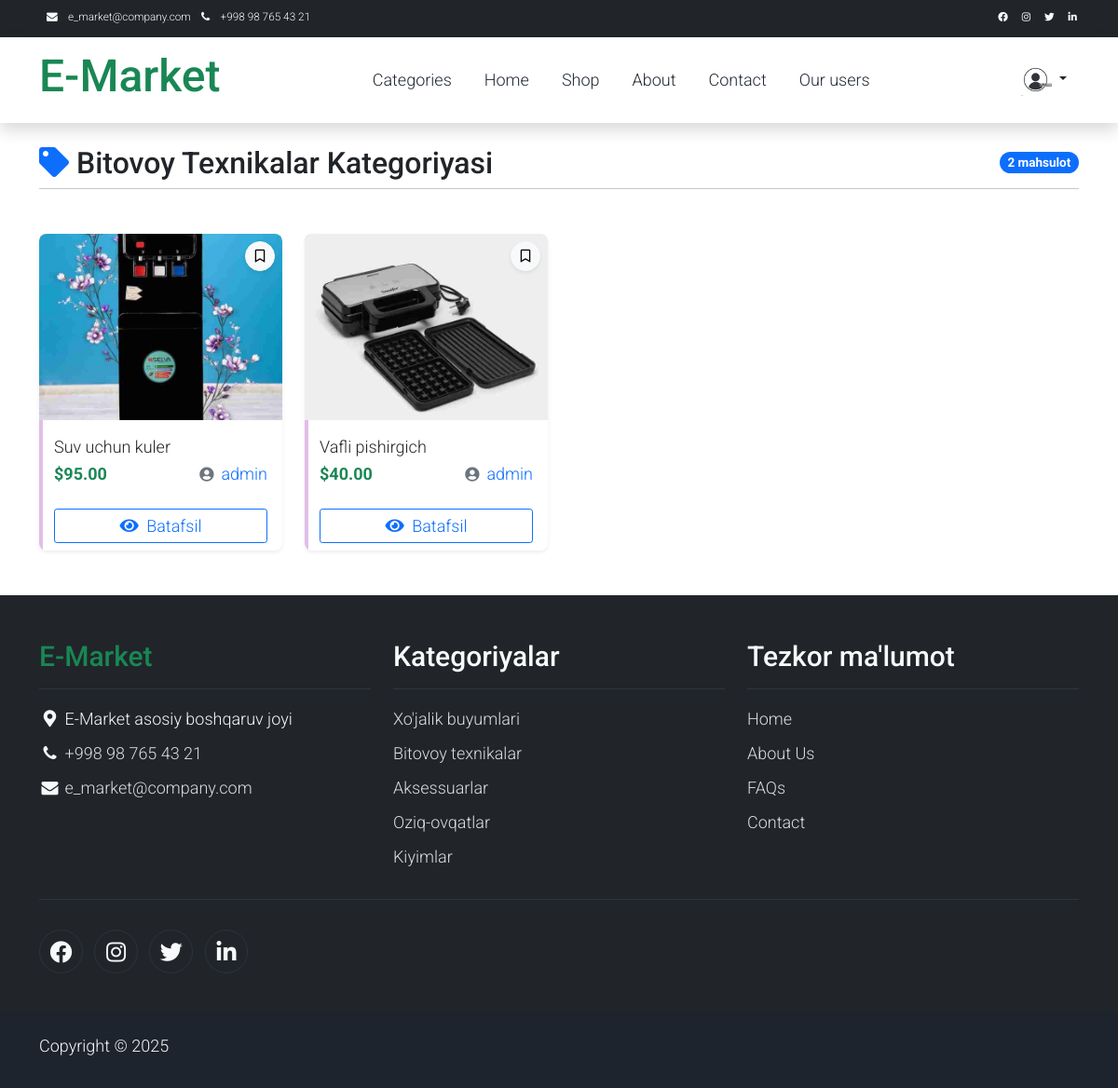
Page /category/Bitovoy texnikalar/ (signed in) on the committed database.
### users/models.py (models this page shows, shortened)
class CustomUser(AbstractUser):
    job = models.CharField(max_length=50, blank=True, default='')
    bio = models.CharField(max_length=300, blank=True, default='')
    phone_number = models.CharField(max_length=17)
    tg_username = models.CharField(max_length=150)
    avatar = models.ImageField(upload_to='avatars/', default='avatars/default.png')
    following = models.ManyToManyField(
        'self',
        symmetrical=False,
        related_name='followers',
        blank=True
    )
    class Meta:
        verbose_name = 'customuser'
        verbose_name_plural = 'customusers'

### products/models.py (models this page shows, shortened)
class Category(models.Model):
    name = models.CharField(max_length=50)
    class Meta:
        verbose_name = 'category'
        verbose_name_plural = 'categories'

class Product(models.Model):
    author = models.ForeignKey(CustomUser, on_delete=models.CASCADE, related_name='my_products')
    category = models.ForeignKey(Category, on_delete=models.CASCADE, related_name='products')
    title = models.CharField(max_length=150)
    brand = models.CharField(max_length=100, default='')
    description = models.TextField()
    price = models.DecimalField(max_digits=15, decimal_places=2)
    address = models.CharField(max_length=200)
    phone_number = models.CharField(max_length=17)
    tg_username = models.CharField(max_length=150)
    date = models.DateTimeField(auto_now_add=True)
    views = models.PositiveIntegerField(default=0)
    class Meta:
        ordering = ['-date']
        verbose_name = 'product'
        verbose_name_plural = 'products'

class ProductImage(models.Model):
    product = models.ForeignKey(Product, related_name='images', on_delete=models.CASCADE)
    image = models.ImageField(upload_to='product_images/')

### main/views.py (the view)
# urls.py: path('category/<str:category_name>/', CategoryView.as_view(), name='category'),
class CategoryView(View):
    def get(self, request, category_name):
        category = get_object_or_404(Category, name=category_name)
        products = Product.objects.filter(category=category)
        context = {
            'category': category,
            'products': products,
            }
        return render(request, 'main/category.html', context=context)

### main/views.py (called while the page is built)
def get_today(request):
    today = datetime.date(datetime.today())
    return {'today': today}

def get_all_categories(request):
    categories = Category.objects.all()
    return {'categories': categories}

### templates/main/category.html (shortened to what this page needs)
{% extends 'base.html' %}
{% load static %}
{% block main %}
<section class="py-4">
    <div class="container">
        <div class="row mb-4">
            <div class="col-12">
                <div class="d-flex justify-content-between align-items-center">
                    <h2 class="mb-0">
                        <i class="fas fa-tag me-2 text-primary"></i>{{ category.name|title }} Kategoriyasi
                    </h2>
                    <span class="badge bg-primary rounded-pill">{{ products.count }} mahsulot</span>
                </div>
                <hr class="mt-2 mb-4">
            </div>
        </div>
        <div class="row">
            {% for product in products %}
            <div class="col-xl-3 col-lg-4 col-md-6 mb-4">
                <div class="card h-100 border-0 shadow-sm product-card">
                    <div class="position-relative overflow-hidden" style="height: 200px;">
                        {% with product.images.all|first as image %}
                        <a href="{% url 'main:detail' product.title %}">
                            <img class="card-img-top h-100 object-fit-cover" src="{{ image.image.url }}" alt="{{ product.title }}">
                        </a>
                        {% endwith %}
                        <div class="card-img-overlay d-flex align-items-start justify-content-end p-2">
                            <button class="btn btn-sm btn-light rounded-circle shadow-sm save-btn" data-product-id="{{ product.id }}">
                                <i class="far fa-bookmark"></i>
                            </button>
                        </div>
                    </div>
                    <div class="card-body">
                        <h5 class="card-title mb-1">
                            <a href="{% url 'main:detail' product.title %}" class="text-decoration-none text-dark">{{ product.title|truncatechars:40 }}</a>
                        </h5>
                        <div class="d-flex justify-content-between align-items-center mb-2">
                            <span class="text-success fw-bold">${{ product.price }}</span>
                            <small class="text-muted">
                                <i class="fas fa-user-circle me-1"></i>
                                <a href="{% url 'users:profile' product.author.username %}" class="text-decoration-none">{{ product.author.username }}</a>
                            </small>
                        </div>
                    </div>
                    <div class="card-footer bg-transparent border-top-0 pt-0">
                        <a href="{% url 'main:detail' product.title %}" class="btn btn-outline-primary w-100 btn-sm">
                            <i class="fas fa-eye me-1"></i> Batafsil
                        </a>
                    </div>
                </div>
            </div>
            {% endfor %}
        </div>
    </div>
</section>
{% endblock %}

### templates/base.html (shortened to what this page needs)
{% load static %}
<!DOCTYPE html>
<html lang="en">
<head>
    <link rel="stylesheet" href="{% static 'assets/css/bootstrap.min.css' %}">
    <link rel="stylesheet" href="{% static 'assets/css/templatemo.css' %}">
    <link rel="stylesheet" href="{% static 'assets/css/custom.css' %}">
    <link rel="stylesheet" href="{% static 'assets/css/fontawesome.min.css' %}">
    <link rel="stylesheet" href="https://unpkg.com/leaflet@1.7.1/dist/leaflet.css" />
    <link rel="stylesheet" type="text/css" href="{% static 'assets/css/slick.min.css' %}">
    <link rel="stylesheet" type="text/css" href="{% static 'assets/css/slick-theme.css' %}">
    <link rel="stylesheet" href="{% static 'assets/css/profile.css' %}">
    <link rel="stylesheet" href="https://cdn.jsdelivr.net/npm/bootstrap@5.0.0-beta1/dist/css/bootstrap.min.css">
    <link rel="stylesheet" href="https://cdn.jsdelivr.net/npm/bootstrap@5.0.0-beta1/dist/js/bootstrap.bundle.min.js">
    <link rel="stylesheet" href="https://cdnjs.cloudflare.com/ajax/libs/jquery/3.2.1/jquery.min.js">
    <link rel="stylesheet" href="https://cdnjs.cloudflare.com/ajax/libs/font-awesome/4.7.0/css/font-awesome.min.css">
</head>
<body>
    <nav class="navbar navbar-expand-lg bg-dark navbar-light d-none d-lg-block" id="templatemo_nav_top">
        <div class="container text-light">
            <div class="w-100 d-flex justify-content-between">
                <div>
                    <i class="fa fa-envelope mx-2"></i>
                    <a class="navbar-sm-brand text-light text-decoration-none" href="mailto:e_market@company.com">e_market@company.com</a>
                    <i class="fa fa-phone mx-2"></i>
                    <a class="navbar-sm-brand text-light text-decoration-none" href="tel:98-765-43-21">+998 98 765 43 21</a>
                </div>
                <div>
                    <a class="text-light" href="https://fb.com/templatemo" target="_blank" rel="sponsored"><i class="fab fa-facebook-f fa-sm fa-fw me-2"></i></a>
                    <a class="text-light" href="https://www.instagram.com/" target="_blank"><i class="fab fa-instagram fa-sm fa-fw me-2"></i></a>
                    <a class="text-light" href="https://twitter.com/" target="_blank"><i class="fab fa-twitter fa-sm fa-fw me-2"></i></a>
                    <a class="text-light" href="https://www.linkedin.com/" target="_blank"><i class="fab fa-linkedin fa-sm fa-fw"></i></a>
                </div>
            </div>
        </div>
    </nav>
    <nav class="navbar navbar-expand-lg navbar-light shadow">
        <div class="container d-flex justify-content-between align-items-center">
            <a class="navbar-brand text-success logo h1 align-self-center" href="{% url 'main:index' %}">
                E-Market
            </a>
            <div class="align-self-center collapse navbar-collapse flex-fill  d-lg-flex justify-content-lg-between" id="templatemo_main_nav">
                <div class="flex-fill">
                    <ul class="nav navbar-nav d-flex justify-content-between mx-lg-auto">
                        <li class="nav-item dropdown">
                            <a class="nav-link" href="">Categories</a>
                        </li>
                        <li class="nav-item">
                            <a class="nav-link" href="{% url 'main:index' %}">Home</a>
                        </li>
                        <li class="nav-item">
                            <a class="nav-link" href="{% url 'main:shop' %}">Shop</a>
                        </li>
                        <li class="nav-item">
                            <a class="nav-link" href="{% url 'main:about' %}">About</a>
                        </li>
                        <li class="nav-item">
                            <a class="nav-link" href="{% url 'main:contact' %}">Contact</a>
                        </li>
                        <li class="nav-item">
                            <a class="nav-link" href="{% url 'users:all-users' %}">Our users</a>
                        </li>
                    </ul>
                </div>
                {% if request.user.is_authenticated %}
                    <button type="button" class="btn  dropdown-toggle" data-bs-toggle="dropdown" data-bs-display="static" aria-expanded="false">
                        <img src="{{ request.user.avatar.url }}" width="35" height="35" class=" rounded" alt="">
                    </button>
                {% else %}
                    <a href="{% url 'users:login' %}" class="btn btn-primary">Login</a>
                    <a href="{% url 'users:signup' %}" class="btn btn-primary">SignUp</a>
                {% endif %}
            </div>
        </div>
    </nav>
    {% block main %}
    {% endblock main %}
    <footer class="bg-dark" id="tempaltemo_footer">
        <div class="container">
            <div class="row">
                <div class="col-md-4 pt-5">
                    <h2 class="h2 text-success border-bottom pb-3 border-light logo">E-Market</h2>
                    <ul class="list-unstyled text-light footer-link-list">
                        <li>
                            <i class="fas fa-map-marker-alt fa-fw"></i>
                            E-Market asosiy boshqaruv joyi
                        </li>
                        <li>
                            <i class="fa fa-phone fa-fw"></i>
                            <a class="text-decoration-none" href="tel:98-765-43-21">+998 98 765 43 21</a>
                        </li>
                        <li>
                            <i class="fa fa-envelope fa-fw"></i>
                            <a class="text-decoration-none" href="mailto:e_market@company.com">e_market@company.com</a>
                        </li>
                    </ul>
                </div>
                <div class="col-md-4 pt-5">
                    <h2 class="h2 text-light border-bottom pb-3 border-light">Kategoriyalar</h2>
                    <ul class="list-unstyled text-light footer-link-list">
                        {% for category in categories|slice:"0:5" %}
                        <li><a class="text-decoration-none" href="{% url 'main:category' category.name %}">{{ category.name }}</a></li>
                        {% endfor %}
                    </ul>
                </div>
                <div class="col-md-4 pt-5">
                    <h2 class="h2 text-light border-bottom pb-3 border-light">Tezkor ma'lumot</h2>
                    <ul class="list-unstyled text-light footer-link-list">
                        <li><a class="text-decoration-none" href="{% url 'main:index' %}">Home</a></li>
                        <li><a class="text-decoration-none" href="{% url 'main:about' %}">About Us</a></li>
                        <li><a class="text-decoration-none" href="{% url 'main:faqs' %}">FAQs</a></li>
                        <li><a class="text-decoration-none" href="{% url 'main:contact' %}">Contact</a></li>
                    </ul>
                </div>
            </div>
            <div class="row text-light mb-4">
                <div class="col-12 mb-3">
                    <div class="w-100 my-3 border-top border-light"></div>
                </div>
                <div class="col-auto me-auto">
                    <ul class="list-inline text-left footer-icons">
                        <li class="list-inline-item border border-light rounded-circle text-center">
                            <a rel="nofollow" class="text-light text-decoration-none" target="_blank" href="http://fb.com/templatemo"><i class="fab fa-facebook-f fa-lg fa-fw"></i></a>
                        </li>
                        <li class="list-inline-item border border-light rounded-circle text-center">
                            <a class="text-light text-decoration-none" target="_blank" href="https://www.instagram.com/"><i class="fab fa-instagram fa-lg fa-fw"></i></a>
                        </li>
                        <li class="list-inline-item border border-light rounded-circle text-center">
                            <a class="text-light text-decoration-none" target="_blank" href="https://twitter.com/"><i class="fab fa-twitter fa-lg fa-fw"></i></a>
                        </li>
                        <li class="list-inline-item border border-light rounded-circle text-center">
                            <a class="text-light text-decoration-none" target="_blank" href="https://www.linkedin.com/"><i class="fab fa-linkedin fa-lg fa-fw"></i></a>
                        </li>
                    </ul>
                </div>
            </div>
        </div>
        <div class="w-100 bg-black py-3">
            <div class="container">
                <div class="row pt-2">
                    <div class="col-12">
                        <p class="text-left text-light">
                            Copyright &copy; {{ today.year }}
                        </p>
                    </div>
                </div>
            </div>
        </div>
    </footer>
</body>
</html>

### static/assets/css/templatemo.css (style rules this page uses)
body, ul, li, p, a, label, input, div { font-family: 'Roboto', sans-serif; font-size: 18px !important; font-weight: 300 !important; }
.h1 { font-family: 'Roboto', sans-serif; font-size: 48px !important; font-weight: 200 !important; }
.h2 { font-family: 'Roboto', sans-serif; font-size: 30px !important; font-weight: 300; }
.logo { font-weight: 500 !important; }
.text-muted { color: #bcbcbc !important; }
.text-success { color: #59ab6e !important; }
.text-light { color: #cfd6e1 !important; }
.bg-dark { background-color: #212934 !important; }
.bg-black { background-color: #1d242d !important; }
#templatemo_nav_top { min-height: 40px; }
#templatemo_nav_top * { font-size: .9em !important; }
#templatemo_main_nav a { color: #212934; }
#tempaltemo_footer a { color: #dcdde1; }
#tempaltemo_footer ul.footer-link-list li { padding-top: 10px; }
#tempaltemo_footer ul.footer-icons li { width: 2.6em; height: 2.6em; line-height: 2.6em; }
#tempaltemo_footer .border-light { border-color: #2d343f !important; }
@media (min-width: 768px) { #templatemo_main_nav .navbar-nav { max-width: 450px; } }
@media (min-width: 992px) { #templatemo_main_nav .navbar-nav { max-width: 550px; } }

### static/assets/css/custom.css (style rules this page uses)
.dropdown { position: relative; display: inline-block; }

### static/assets/css/profile.css (style rules this page uses)
body { background:#eee; }
.card { border:none; position:relative; overflow:hidden; border-radius:8px; cursor:pointer; }
.card:before { content:""; position:absolute; left:0; top:0; width:4px; height:100%; background-color:#E1BEE7; transform:scaleY(1); transition:all 0.5s; transform-origin: bottom }
.card:after { content:""; position:absolute; left:0; top:0; width:4px; height:100%; background-color:#8E24AA; transform:scaleY(0); transition:all 0.5s; transform-origin: bottom }

### templates/base.html (style rules this page uses)
img { object-fit: contain; }

### templates/main/category.html (style rules this page uses)
.product-card { transition: all 0.3s ease; border-radius: 8px; overflow: hidden; }
.object-fit-cover { object-fit: cover; width: 100%; }
.save-btn { transition: all 0.2s ease; width: 32px; height: 32px; display: flex; align-items: center; justify-content: center; }

### rows in the picture
CustomUser: user.avatar (placeholder picture)
Category: name "Bitovoy Texnikalar", name "Bitovoy texnikalar"
Product: image (picture), title "Suv uchun kuler", price "95.00", author.username "admin"
Product: image (picture), title "Vafli pishirgich", price "40.00", author.username "admin"
Category: name "Xo'jalik buyumlari"
Category: name "Aksessuarlar"
Category: name "Oziq-ovqatlar"
Category: name "Kiyimlar"

### other values in the picture
{{ products.count }} "2"
